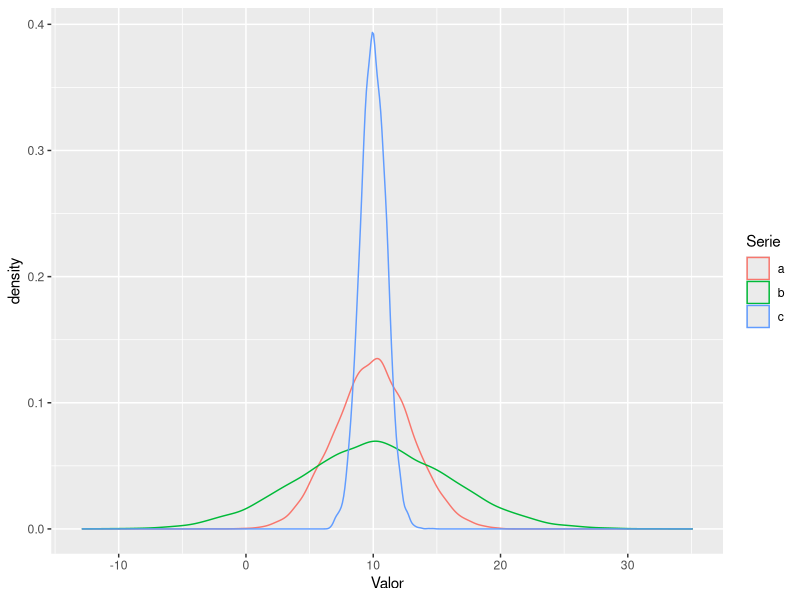

Here is the R script that generated this plot:
rm(list =ls())
gc()

library(tidyverse)
#----
# Ejercicio 1

#a)
N<-10000
a<-rnorm(n=N,mean=10,sd=3)
b<-rnorm(n=N,mean=10,sd=6)
c<-rnorm(n=N,mean=10,sd=1)

df<-tibble(a,b,c)
df_t<-pivot_longer(df,cols=c(a,b,c),
                   names_to="Serie",
                   values_to="Valor")

#c)
ggplot(data=df_t,aes(x=Valor,col=Serie))+
  geom_density()

  
#d)
a_mean<-mean(a)
a_median<-median(a)
dif_mean_median<-a_mean-a_median #-0.023

#son prácticamente iguales, debido a la simetría de la distribución normal.

#e) Sí coinciden, es por la simetría. No ocurrirá lo mismo para distribuciones que no sean simétricas.

#----
# EJERCICIO 2

